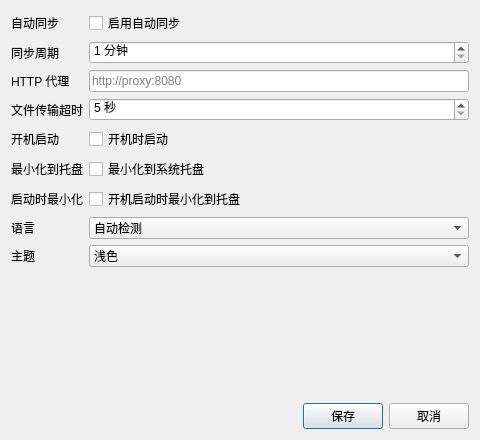
<?xml version="1.0" encoding="UTF-8"?>
<ui version="4.0">
 <class>SettingsDialog</class>
 <widget class="QDialog" name="SettingsDialog">
  <property name="geometry">
   <rect>
    <x>0</x>
    <y>0</y>
    <width>480</width>
    <height>440</height>
   </rect>
  </property>
  <property name="windowTitle">
   <string>设置</string>
  </property>
  <property name="modal">
   <bool>true</bool>
  </property>
  <layout class="QVBoxLayout" name="verticalLayout">
   <item>
    <layout class="QFormLayout" name="formLayout">
     <item row="0" column="0">
      <widget class="QLabel" name="label_autoSync">
       <property name="text">
        <string>自动同步</string>
       </property>
      </widget>
     </item>
     <item row="0" column="1">
      <widget class="QCheckBox" name="autoSyncCheck">
       <property name="text">
        <string>启用自动同步</string>
       </property>
      </widget>
     </item>
     <item row="1" column="0">
      <widget class="QLabel" name="label_syncInterval">
       <property name="text">
        <string>同步周期</string>
       </property>
      </widget>
     </item>
     <item row="1" column="1">
      <widget class="QSpinBox" name="syncIntervalSpin">
       <property name="suffix">
        <string> 分钟</string>
       </property>
       <property name="minimum">
        <number>1</number>
       </property>
       <property name="maximum">
        <number>1440</number>
       </property>
      </widget>
     </item>
     <item row="2" column="0">
      <widget class="QLabel" name="label_proxy">
       <property name="text">
        <string>HTTP 代理</string>
       </property>
      </widget>
     </item>
     <item row="2" column="1">
      <widget class="QLineEdit" name="proxyUrlInput">
       <property name="placeholderText">
        <string>http://proxy:8080</string>
       </property>
      </widget>
     </item>
     <item row="3" column="0">
      <widget class="QLabel" name="label_timeout">
       <property name="text">
        <string>文件传输超时</string>
       </property>
      </widget>
     </item>
     <item row="3" column="1">
      <widget class="QSpinBox" name="timeoutSpin">
       <property name="suffix">
        <string> 秒</string>
       </property>
       <property name="minimum">
        <number>5</number>
       </property>
       <property name="maximum">
        <number>300</number>
       </property>
      </widget>
     </item>
     <item row="4" column="0">
      <widget class="QLabel" name="label_autoStart">
       <property name="text">
        <string>开机启动</string>
       </property>
      </widget>
     </item>
     <item row="4" column="1">
      <widget class="QCheckBox" name="autoStartCheck">
       <property name="text">
        <string>开机时启动</string>
       </property>
      </widget>
     </item>
     <item row="5" column="0">
      <widget class="QLabel" name="label_tray">
       <property name="text">
        <string>最小化到托盘</string>
       </property>
      </widget>
     </item>
     <item row="5" column="1">
      <widget class="QCheckBox" name="minimizeToTrayCheck">
       <property name="text">
        <string>最小化到系统托盘</string>
       </property>
      </widget>
     </item>
     <item row="6" column="0">
      <widget class="QLabel" name="label_startMinimize">
       <property name="text">
        <string>启动时最小化</string>
       </property>
      </widget>
     </item>
     <item row="6" column="1">
      <widget class="QCheckBox" name="autoStartMinimizeCheck">
       <property name="text">
        <string>开机启动时最小化到托盘</string>
       </property>
      </widget>
     </item>
     <item row="7" column="0">
      <widget class="QLabel" name="label_lang">
       <property name="text">
        <string>语言</string>
       </property>
      </widget>
     </item>
     <item row="7" column="1">
      <widget class="QComboBox" name="languageCombo">
       <item>
        <property name="text">
         <string>自动检测</string>
        </property>
       </item>
       <item>
        <property name="text">
         <string>简体中文</string>
        </property>
       </item>
       <item>
        <property name="text">
         <string>English</string>
        </property>
       </item>
      </widget>
     </item>
     <item row="8" column="0">
      <widget class="QLabel" name="label_theme">
       <property name="text">
        <string>主题</string>
       </property>
      </widget>
     </item>
     <item row="8" column="1">
      <widget class="QComboBox" name="themeCombo">
       <item>
        <property name="text">
         <string>浅色</string>
        </property>
       </item>
       <item>
        <property name="text">
         <string>深色</string>
        </property>
       </item>
      </widget>
     </item>
    </layout>
   </item>
   <item>
    <spacer name="verticalSpacer">
     <property name="orientation">
      <enum>Qt::Vertical</enum>
     </property>
     <property name="sizeHint" stdset="0">
      <size>
       <width>20</width>
       <height>40</height>
      </size>
     </property>
    </spacer>
   </item>
   <item>
    <layout class="QHBoxLayout" name="buttonLayout">
     <item>
      <spacer name="horizontalSpacer">
       <property name="orientation">
        <enum>Qt::Horizontal</enum>
       </property>
       <property name="sizeHint" stdset="0">
        <size>
         <width>40</width>
         <height>20</height>
        </size>
       </property>
      </spacer>
     </item>
     <item>
      <widget class="QPushButton" name="saveBtn">
       <property name="text">
        <string>保存</string>
       </property>
       <property name="fixedWidth">
        <number>100</number>
       </property>
      </widget>
     </item>
     <item>
      <widget class="QPushButton" name="cancelBtn">
       <property name="text">
        <string>取消</string>
       </property>
       <property name="fixedWidth">
        <number>80</number>
       </property>
      </widget>
     </item>
    </layout>
   </item>
  </layout>
 </widget>
 <resources/>
 <connections/>
</ui>
